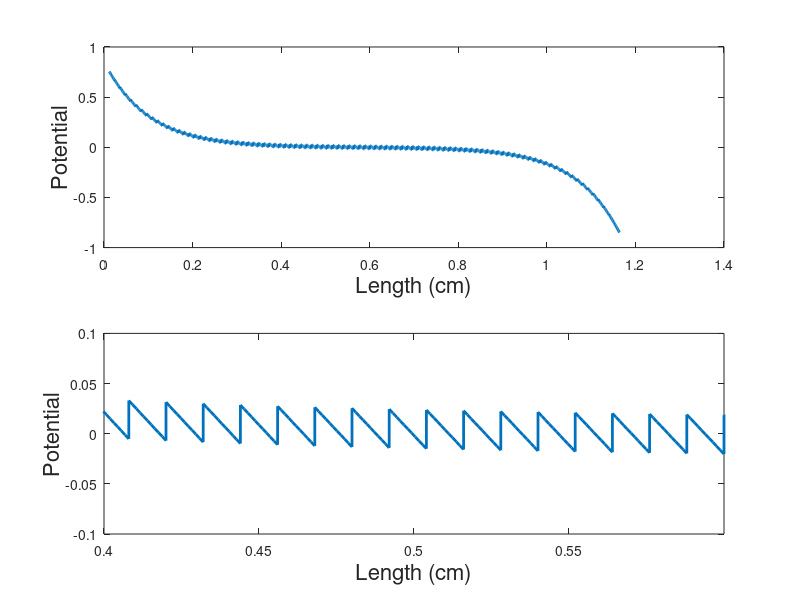
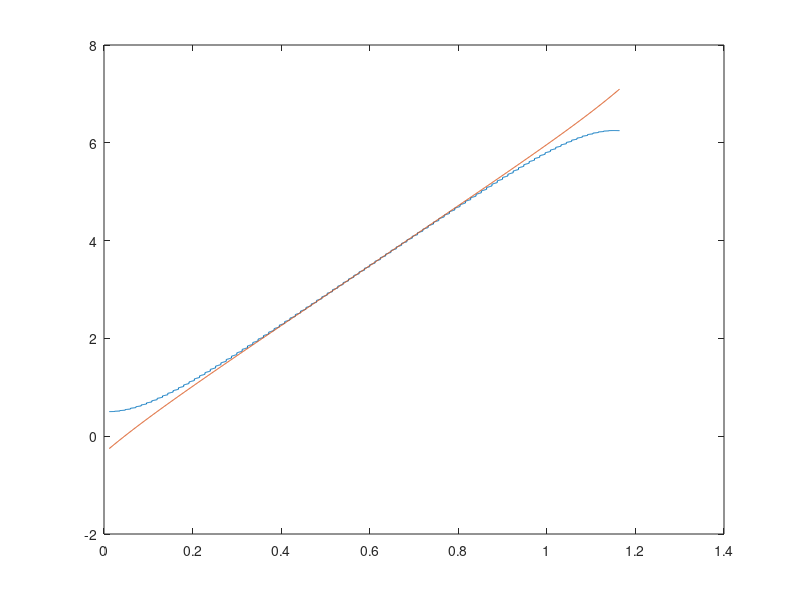

These figures' MATLAB source, in order:
%this code is to plot the response to a stimulus in a bidomain cable.

%These are the same parameters as used in the space constant calculation
clear all
close all
clc

L = 0.012;
qi = 5.47e-3;
qe = 0.5 *qi;
Q = qi+qe;
sQ = sqrt(Q);  % = lambda *L
lambda = sQ/L;
lambda_g = 0.09;  %the space constant
lambda_g = 0.1;

mu = exp(L/lambda_g);
Rm = 7000;
Rc = 150;
Ai = 4e-6;
p = 2*sqrt(pi*Ai);
rc = qi*Rm/(p*L^2);
re = qe*Rm/(p*L^2);
J = 1;
I = lambda*J/re;


S = sinh(sQ);
C = cosh(sQ);

%calculate Kg

Kg = ((mu^2+1)/mu -2*C)/S;

% pick number of cells
N = 95;

%find c1 and c2
y1 = [S+Kg*C;mu-C];
x1 = [S;mu-C];

y2 = [S+Kg*C;1/mu-C];
x2 = [S;1/mu-C];

Rhs = [1-C;Kg*(1-C)-S];

nm1 = y1'*x1;
nm2 = y2'*x2;

c1 = y1'*Rhs/nm1;
c2 = y2'*Rhs/nm2;


a0 = J*(mu^(-N)-1)*(c1+c2*mu^(1-N))/((mu-1)*(mu^(-2*N)-1));

j = [0:N];
a1 = -a0*mu.^j+J*c1*(mu.^j-1)/(mu-1);
a2 = a0*mu.^(-j)+J*c2*(mu.^(-j)-1)/(1/mu-1);

cfs = x1*a1+x2*a2;

b = cfs(2,:);
a = cfs(1,:)-J;

nx = 10;
x = [0:1/nx:1]*L;
n = (nx+1)*(N+1);

gamma(1) = 0;
for j = 1:N 
    gamma(j+1) = gamma(j) + (sQ*rc*J +re*Kg*(J*(1-C)+C*cfs(1,j)+S*b(j)))/(re+rc);
end


phi = sinh(lambda*x)'*a+cosh(lambda*x)'*b;
phi_i = rc*phi/(re+rc) + (rc*J*lambda*x'*ones(1,N+1))/(re+rc) + ones(nx+1,1)*gamma;
phi_e = -re*phi/(re+rc) + (rc*J*lambda*x'*ones(1,N+1))/(re+rc) + ones(nx+1,1)*gamma;
dphi = lambda*cosh(lambda*x)'*a+lambda*sinh(lambda*x)'*b;
dphi_i = rc*dphi/(re+rc) + (rc*J*lambda)/(re+rc);
dphi_e = -re*dphi/(re+rc) + (rc*J*lambda)/(re+rc);

n = (nx+1)*(N+1);
phi = reshape(phi,1,n);
phi_i = reshape(phi_i,1,n);
phi_e = reshape(phi_e,1,n);
dphi = reshape(dphi,1,n);
dphi_i = reshape(dphi_i,1,n);
dphi_e = reshape(dphi_e,1,n);
current = dphi_i/rc+dphi_e/re;

y = [];
for j = 1:N+1
    y = [y,j*L+x];
end
figure(1)
subplot(2,1,1)
plot(y,phi,'linewidth',2) %y,phi_i,y,phi_e,
xlabel('Length (cm)','fontsize',16)
ylabel('Potential','fontsize',16)
subplot(2,1,2)
plot(y,phi,'linewidth',2) %y,phi_i,y,phi_e,
axis([.4 .6 -.1 .1])
xlabel('Length (cm)','fontsize',16)
ylabel('Potential','fontsize',16)

test=[y' phi'];
save('test.dat','-ascii','test');

figure(2)
plot(y,phi_i,y,phi_e)
